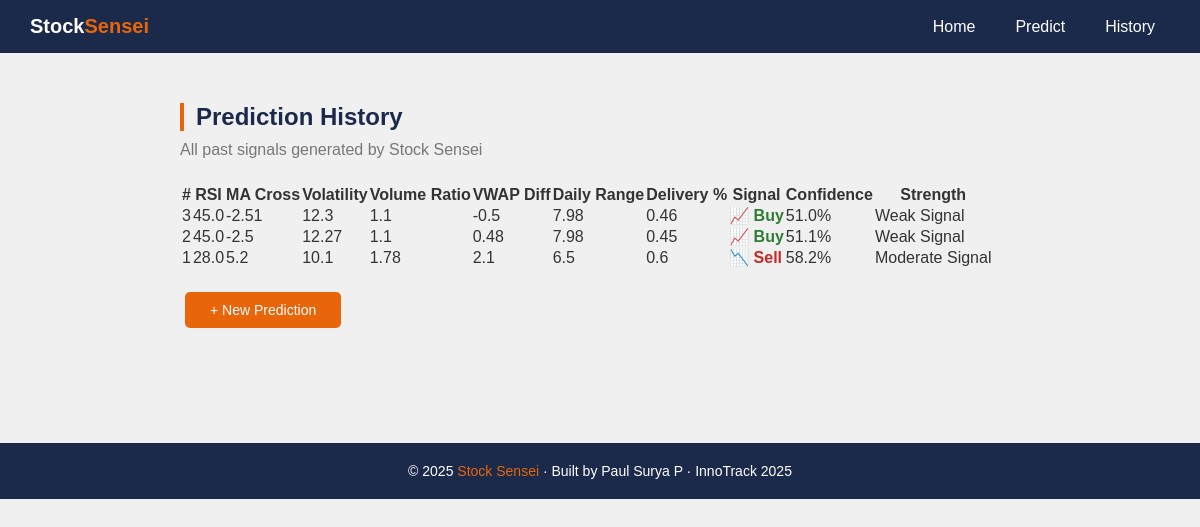
The app's page /history with its own data.
### tables this page shows
CREATE TABLE predictions (
            id            INTEGER PRIMARY KEY AUTOINCREMENT,
            rsi           REAL,
            ma_cross      REAL,
            volatility    REAL,
            volume_ratio  REAL,
            vwap_diff     REAL,
            daily_range   REAL,
            delivery_pct  REAL,
            signal        TEXT,
            confidence    TEXT,
            strength      TEXT,
            advice        TEXT
        );

### app.py (the view)
@app.route('/history')
def history():
    conn = sqlite3.connect(DB_PATH)
    c = conn.cursor()
    c.execute('SELECT * FROM predictions ORDER BY id DESC')
    rows = c.fetchall()
    conn.close()
    return render_template('history.html', rows=rows)

### templates/history.html (shortened to what this page needs)
<!DOCTYPE html>
<html lang="en">
<head>
    <link rel="stylesheet" href="{{ url_for('static', filename='css/style.css') }}">
</head>
<body>
    <nav>
        <div class="logo">Stock<span>Sensei</span></div>
        <ul>
            <li><a href="/">Home</a></li>
            <li><a href="/predict">Predict</a></li>
            <li><a href="/history">History</a></li>
        </ul>
    </nav>
    <div class="section">
        <h2>Prediction History</h2>
        <p>All past signals generated by Stock Sensei</p>
        {% if rows %}
        <div class="table-container">
            <table>
                <thead>
                    <tr>
                        <th>#</th>
                        <th>RSI</th>
                        <th>MA Cross</th>
                        <th>Volatility</th>
                        <th>Volume Ratio</th>
                        <th>VWAP Diff</th>
                        <th>Daily Range</th>
                        <th>Delivery %</th>
                        <th>Signal</th>
                        <th>Confidence</th>
                        <th>Strength</th>
                    </tr>
                </thead>
                <tbody>
                    {% for row in rows %}
                    <tr>
                        <td>{{ row[0] }}</td>
                        <td>{{ row[1] }}</td>
                        <td>{{ row[2] }}</td>
                        <td>{{ row[3] }}</td>
                        <td>{{ row[4] }}</td>
                        <td>{{ row[5] }}</td>
                        <td>{{ row[6] }}</td>
                        <td>{{ row[7] }}</td>
                        <td>
                            {% if row[8] == 'Buy' %}
                            <span style="color:#2E7D32; font-weight:bold;">📈 Buy</span>
                            {% else %}
                            <span style="color:#C62828; font-weight:bold;">📉 Sell</span>
                            {% endif %}
                        </td>
                        <td>{{ row[9] }}</td>
                        <td>{{ row[10] }}</td>
                    </tr>
                    {% endfor %}
                </tbody>
            </table>
        </div>
        {% else %}
        <div class="card" style="text-align:center; max-width:100%;">
            <p style="color:#777;">No predictions yet. <a href="/predict" style="color:#E8650A;">Make your first
                    prediction →</a></p>
        </div>
        {% endif %}
        <br>
        <a href="/predict" class="btn btn-primary">+ New Prediction</a>
    </div>
    <footer>
        <p>© 2025 <span>Stock Sensei</span> · Built by Paul Surya P · InnoTrack 2025</p>
    </footer>
</body>
</html>

### static/CSS/style.css (style rules this page uses)
* { margin: 0; padding: 0; box-sizing: border-box; font-family: Arial, sans-serif; }
body { background-color: #f0f0f0; color: #333; }
nav { background-color: #1B2A4A; padding: 15px 30px; display: flex; justify-content: space-between; align-items: center; }
nav .logo { color: white; font-size: 20px; font-weight: bold; }
nav .logo span { color: #E8650A; }
nav ul { list-style: none; display: flex; gap: 10px; }
nav ul li a { color: white; text-decoration: none; padding: 8px 15px; border-radius: 4px; }
.btn { display: inline-block; padding: 10px 25px; border-radius: 5px; text-decoration: none; font-size: 14px; cursor: pointer; border: none; margin: 5px; }
.btn-primary { background-color: #E8650A; color: white; }
.section { padding: 50px 30px; max-width: 900px; margin: 0 auto; }
.section h2 { font-size: 24px; color: #1B2A4A; margin-bottom: 10px; border-left: 4px solid #E8650A; padding-left: 12px; }
.section p { color: #777; margin-bottom: 25px; }
footer { background-color: #1B2A4A; color: white; text-align: center; padding: 20px; margin-top: 60px; font-size: 14px; }
footer span { color: #E8650A; }

### records on screen
predictions: id "3", rsi "45.0", ma_cross "-2.51", volatility "12.3", volume_ratio "1.1", vwap_diff "-0.5", daily_range "7.98", delivery_pct "0.46", signal "📈 Buy", confidence "51.0%", strength "Weak Signal"
predictions: id "2", rsi "45.0", ma_cross "-2.5", volatility "12.27", volume_ratio "1.1", vwap_diff "0.48", daily_range "7.98", delivery_pct "0.45", signal "📈 Buy", confidence "51.1%", strength "Weak Signal"
predictions: id "1", rsi "28.0", ma_cross "5.2", volatility "10.1", volume_ratio "1.78", vwap_diff "2.1", daily_range "6.5", delivery_pct "0.6", signal "📉 Sell", confidence "58.2%", strength "Moderate Signal"
